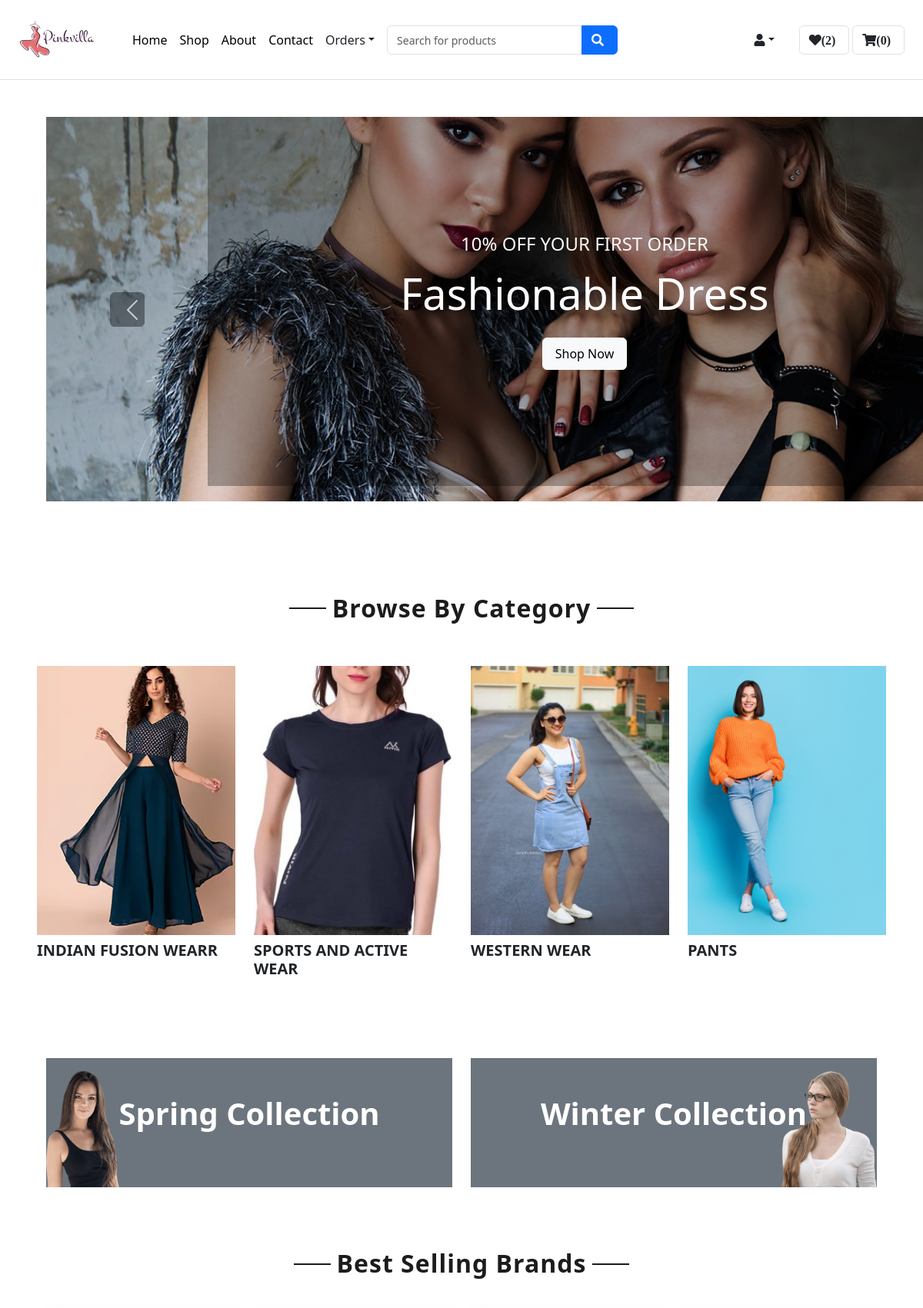
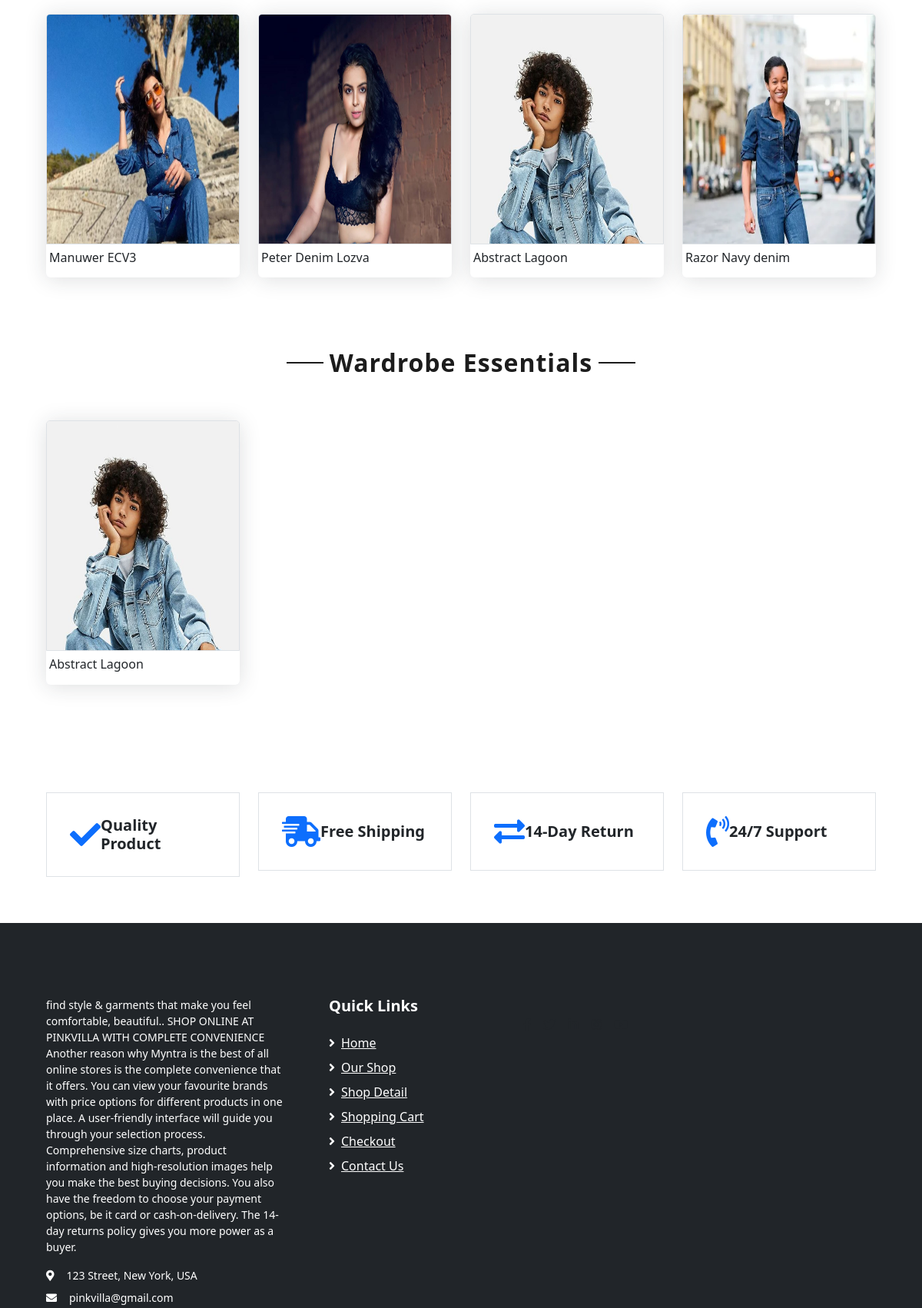
The app's page / (signed in, upper part) with its own data (2 pictures, top to bottom).
### app1/models.py (models this page shows, shortened)
class category(models.Model):
    id = models.AutoField(primary_key=True)
    name = models.CharField(max_length=100)
    category_image = models.ImageField(upload_to='category',default='default_image.jpg')

class Product(models.Model):
    id = models.AutoField(primary_key=True)
    name = models.CharField(max_length=100)
    brand = models.ForeignKey(Brand,on_delete=models.CASCADE)
    category = models.ForeignKey(category,on_delete=models.CASCADE)
    description = models.TextField()
    sales_count = models.PositiveIntegerField(default=0)
    wardrobe_essential = models.BooleanField(default=False)
    image = models.ImageField(blank=True, upload_to='images/')

### app1/views.py (the view)
# urls.py: path('', views.user_home, name='userhome'),
@never_cache
def user_home(request):
    if 'username' in request.session:
        username = request.session["username"]
        user = custom_user.objects.get(username=username)
        wishlistobj = Wishlist.objects.filter(username=user)
        wishlist_count = wishlistobj.count()
        cart = Cart.objects.filter(username = user)
        cart_count = cart.count()
        categories = category.objects.all()
        best_selling_products = Product.objects.order_by('-sales_count')[:4]
        wardrobe_essentials = Product.objects.filter(wardrobe_essential=True)[:4]
        return render(request, 'user_home.html', {
            'categories': categories,
            'best_selling_products': best_selling_products,
            'wardrobe_essentials': wardrobe_essentials,
            'wishlist_count':wishlist_count,
            "cart":cart,
            "cart_count":cart_count
        })
    else:
        return redirect('home_before')

### app1/templates/user_home.html (shortened to what this page needs)
<!DOCTYPE html>
<html lang="en">
  {% load static %}
<head>
    <link href="https://cdnjs.cloudflare.com/ajax/libs/font-awesome/5.10.0/css/all.min.css" rel="stylesheet">
    <link href="lib/owlcarousel/assets/owl.carousel.min.css" rel="stylesheet">
    <link href="/static/app/css/style.min.css" rel="stylesheet">
    <link href="{% static 'app/css/style.css' %}" rel="stylesheet">
    <link href="https://cdn.jsdelivr.net/npm/bootstrap@5.3.0/dist/css/bootstrap.min.css" rel="stylesheet">
</head>
<body>
    <div class="row align-items-center py-1 px-xl-4">
        <div class="d-flex align-items-center">
            <div class="mr-5 d-none d-lg-block">
                <a href="" class="text-decoration-none">
                    <h1 class="mb-3 display-5 font-weight-semi-bold">
                             <img src="{% static "app/img/product/logo2.png" %}" alt="Logo" class="img-fluid"  style="width: 100px; height: auto; ">
                    </h1>
                </a>
            </div>
            <div class="mr-3">
                <a href="{% url 'userhome' %}" style="text-decoration: none;">
                    <button type="button" style="border: none; background: none; padding: 0; cursor: pointer;">Home</button>
                </a>
            </div>
            <div class="mr-3">
                <a href="{% url 'shop' %}" style="text-decoration: none;">
                    <button type="button" style="border: none; background: none; padding: 0; cursor: pointer;">Shop</button>
                </a>
            </div>
            <div class="mr-3">
                <a href="{% url 'about' %}" style="text-decoration: none;">
                    <button type="button" style="border: none; background: none; padding: 0; cursor: pointer;">About</button>
                </a>
            </div>
            <div class="mr-3">
                <a href="{% url 'contact' %}" style="text-decoration: none;">
                    <button type="button" style="border: none; background: none; padding: 0; cursor: pointer;">Contact</button>
                </a>
            </div>
            <div class="nav-item dropdown mr-3">
                <a href="#" class="nav-link dropdown-toggle" data-toggle="dropdown">Orders</a>
            </div>
                    <form action="{% url 'search_products' %}" method="GET" class="flex-grow-1">
                        <div class="input-group" style="width: 300px;">
                            <input type="text" class="form-control" name="q" placeholder="Search for products">
                            <div class="input-group-append">
                                <button type="submit" class="btn btn-primary">
                                    <i class="fa fa-search"></i>
                                </button>
                            </div>
                        </div>
                    </form>
                <div class="nav-item dropdown mr-3">
                    <a href="#" class="nav-link dropdown-toggle " data-toggle="dropdown"><i class="fa fa-user" aria-hidden="true"></i></a>
                </div>
                <a href="{% url 'wishlist' %}" class="btn border ml-3">
                    <i class="fas fa-heart">({{ wishlist_count }})</i>
                </a>
                <a href="{% url 'show-cart' %}" class="btn border ml-1">
                    <i class="fas fa-shopping-cart">({{ cart_count }})</i>
                </a>
            </div>
        </div>
   {% block main-content%}
<div class="container-fluid mb-5">
    <div class="row border-top px-xl-5">
        <div class="col-lg-9">
            <div id="header-carousel" class="carousel slide mt-5 " data-ride="carousel" style="width: 1400px;">
                <div class="carousel-inner">
                    <div class="carousel-item active" style="height:500px; ">
                        <img class="img-fluid" src="{% static "app/img/product/carousel-1.jpg"%}" alt="Image">
                        <div class="carousel-caption d-flex flex-column align-items-center justify-content-center">
                            <div class="p-3" style="max-width: 700px;">
                                <h4 class="text-light text-uppercase font-weight-medium mb-3">10% Off Your First Order</h4>
                                <h3 class="display-4 text-white font-weight-semi-bold mb-4">Fashionable Dress</h3>
                                <a href="{% url 'shop' %}" class="btn btn-light py-2 px-3">Shop Now</a>
                            </div>
                        </div>
                    </div>
                </div>
                <a class="carousel-control-prev" href="#header-carousel" data-slide="prev">
                    <div class="btn btn-dark" style="width: 45px; height: 45px;">
                        <span class="carousel-control-prev-icon mb-n2"></span>
                    </div>
                </a>
            </div>
        </div>
    </div>
</div>
<br>
    <br>
    <br>
    <div class="text-center mb-4">
        <h2 class="section-title px-5"><span class="px-2">Browse By Category</span></h2>
    </div>
    <div class="row px-xl-5 pb-3">
        {% for category in categories %}
        <div class="col-lg-3 col-md-3 pb-3 mt-4 ">
                <a href="{% url 'user_product' category.id %}" class="cat-img position-relative overflow-hidden mb-3" style="height: 300px; width: 300px;">
                    <img class="img-fluid" src="{{ category.category_image.url }}" alt="" style="height: 350px; width:300px; object-fit: cover;">
                </a>
                <h5 class="font-weight-semi-bold m-0 ">{{ category.name }}</h5>
        </div>
        {% endfor %}
    </div>
    {% endblock main-content%}
    <br>
    {% block content%}
    <div class="container-fluid offer pt-5">
        <div class="row px-xl-5">
            <div class="col-md-6 pb-4">
                <div class="position-relative bg-secondary text-center text-md-right text-white mb-2 py-5 px-5">
                    <img src="{% static "app/img/product/offer-1.png"%}" alt="">
                    <div class="position-relative" style="z-index: 1;">
                        <h1 class="mb-4 font-weight-semi-bold">Spring Collection</h1>
                    </div>
                </div>
            </div>
            <div class="col-md-6 pb-4">
                <div class="position-relative bg-secondary text-center text-md-left text-white mb-2 py-5 px-5">
                    <img src="{% static "app/img/product/offer-2.png"%}" alt="">
                    <div class="position-relative" style="z-index: 1;">
                        <h1 class="mb-4 font-weight-semi-bold">Winter Collection</h1>
                    </div>
                </div>
            </div>
        </div>
    </div>
    <div class="container-fluid pt-5">
        <div class="text-center mb-4">
            <h2 class="section-title px-5"><span class="px-2">Best Selling Brands</span></h2>
        </div>
        <br>
        <div class="row px-xl-5 pb-3 ">
            {% for product in best_selling_products %}
            <div class="col-lg-3 col-md-6 col-sm-12 pb-1">
                <div class="card product-item border-0 mb-4" >
                    <a href="{% url 'product_detail' product.id %}" >
                    <div class="card-header product-img position-relative overflow-hidden bg-transparent border p-0">
                        <img class="img-fluid w-100 " src="{{ product.image.url }}" alt="" style="height: 500px;">
                    </div>  </a>
                        <div class="d-flex p-1 pt-0 pb-2" style="justify-content: space-between;">
                        <h6 class="text-truncate mb-2 mt-2">{{ product.name }}</h6>
                    </div>
                </div>
            </div>
            {% endfor %}
        </div>
    </div>
        <div class="container-fluid pt-5">
        <div class="text-center mb-4">
            <h2 class="section-title px-5"><span class="px-2">Wardrobe Essentials</span></h2>
        </div>
        <br>
        <div class="row px-xl-5 pb-3">
            {% for product in wardrobe_essentials %}
            <div class="col-lg-3 col-md-6 col-sm-12 pb-1">
                <div class="card product-item border-0 mb-4">
                    <a href="{% url 'product_detail' product.id %}" >
                        <div class="card-header product-img position-relative overflow-hidden bg-transparent border p-0">
                            <img class="img-fluid w-100 " src="{{ product.image.url }}" alt="" style="height: 500px;">
                        </div>  </a>
                    <div class="d-flex p-1 pt-0 pb-2" style="justify-content: space-between;">
                        <h6 class="text-truncate mb-2 mt-2 ">{{ product.name }}</h6>
                    </div>
                </div>
            </div>
            {% endfor %}
        </div>
    </div>
    {% endblock content%}
    <br>
    <br>
     <div class="container-fluid pt-5">
        <div class="row px-xl-5 pb-3">
            <div class="col-lg-3 col-md-6 col-sm-12 pb-1">
                <div class="d-flex align-items-center border mb-4" style="padding: 30px;">
                    <h1 class="fa fa-check text-primary m-0 mr-3"></h1>
                    <h5 class="font-weight-semi-bold m-0">Quality Product</h5>
                </div>
            </div>
            <div class="col-lg-3 col-md-6 col-sm-12 pb-1">
                <div class="d-flex align-items-center border mb-4" style="padding: 30px;">
                    <h1 class="fa fa-shipping-fast text-primary m-0 mr-2"></h1>
                    <h5 class="font-weight-semi-bold m-0">Free Shipping</h5>
                </div>
            </div>
            <div class="col-lg-3 col-md-6 col-sm-12 pb-1">
                <div class="d-flex align-items-center border mb-4" style="padding: 30px;">
                    <h1 class="fas fa-exchange-alt text-primary m-0 mr-3"></h1>
                    <h5 class="font-weight-semi-bold m-0">14-Day Return</h5>
                </div>
            </div>
            <div class="col-lg-3 col-md-6 col-sm-12 pb-1">
                <div class="d-flex align-items-center border mb-4" style="padding: 30px;">
                    <h1 class="fa fa-phone-volume text-primary m-0 mr-3"></h1>
                    <h5 class="font-weight-semi-bold m-0">24/7 Support</h5>
                </div>
            </div>
        </div>
    </div>
    <div class="container-fluid bg-dark text-white mt-3 pt-5">
        <div class="row px-xl-5 pt-5">
            <div class="col-lg-4 col-md-12 mb-5 pr-3 pr-xl-5">
                <p>find style & garments that make you feel comfortable, beautiful..
                    SHOP ONLINE AT PINKVILLA WITH COMPLETE CONVENIENCE
Another reason why Myntra is the best of all online stores is the complete convenience that it offers.
 You can view your favourite brands with price options for different products in one place.
 A user-friendly interface will guide you through your selection process. Comprehensive size charts,
  product information and high-resolution images help you make the best buying decisions.
   You also have the freedom to choose your payment options, be it card or cash-on-delivery.
    The 14-day returns policy gives you more power as a buyer.
                </p>
                <p class="mb-2"><i class="fa fa-map-marker-alt text-white mr-3"></i>123 Street, New York, USA</p>
                <p class="mb-2"><i class="fa fa-envelope text-white mr-3"></i>pinkvilla@gmail.com</p>
            </div>
            <div class="col-lg-8 col-md-12">
                <div class="row">
                    <div class="col-md-4 mb-5">
                        <h5 class="font-weight-bold text-white mb-4">Quick Links</h5>
                        <div class="d-flex flex-column justify-content-start">
                            <a class="text-white mb-2" href="index.html"><i class="fa fa-angle-right mr-2"></i>Home</a>
                            <a class="text-white mb-2" href="shop.html"><i class="fa fa-angle-right mr-2"></i>Our Shop</a>
                            <a class="text-white mb-2" href="detail.html"><i class="fa fa-angle-right mr-2"></i>Shop Detail</a>
                            <a class="text-white mb-2" href="cart.html"><i class="fa fa-angle-right mr-2"></i>Shopping Cart</a>
                            <a class="text-white mb-2" href="checkout.html"><i class="fa fa-angle-right mr-2"></i>Checkout</a>
                            <a class="text-white" href="contact.html"><i class="fa fa-angle-right mr-2"></i>Contact Us</a>
                        </div>
                    </div>
                     <div class="col-md-4 mb-5">
                        <div class="d-flex flex-column justify-content-start">
                            <div class="d-inline-flex align-items-center">
                                <a class="text-dark px-2" href="">
                                    <i class="fab fa-facebook-f"></i>
                                </a>
                                <a class="text-dark px-2" href="">
                                    <i class="fab fa-twitter"></i>
                                </a>
                                <a class="text-dark px-2" href="">
                                    <i class="fab fa-linkedin-in"></i>
                                </a>
                                <a class="text-dark px-2" href="">
                                    <i class="fab fa-instagram"></i>
                                </a>
                                <a class="text-dark pl-2" href="">
                                    <i class="fab fa-youtube"></i>
                                </a>
                        </div>
                    </div>
                </div>
            </div>
        </div>
    </div>
</body>
</html>

### records on screen
category: category_image (picture), name "INDIAN FUSION WEARR"
category: category_image (picture), name "SPORTS AND ACTIVE WEAR"
category: category_image (picture), name "WESTERN WEAR"
category: category_image (picture), name "PANTS"
Product: image (picture), name "Manuwer ECV3"
Product: image (picture), name "Peter Denim Lozva"
Product: image (picture), name "Abstract Lagoon"
Product: image (picture), name "Razor Navy denim"

### other values on screen
{{ wishlist_count }} "2"
{{ cart_count }} "0"
